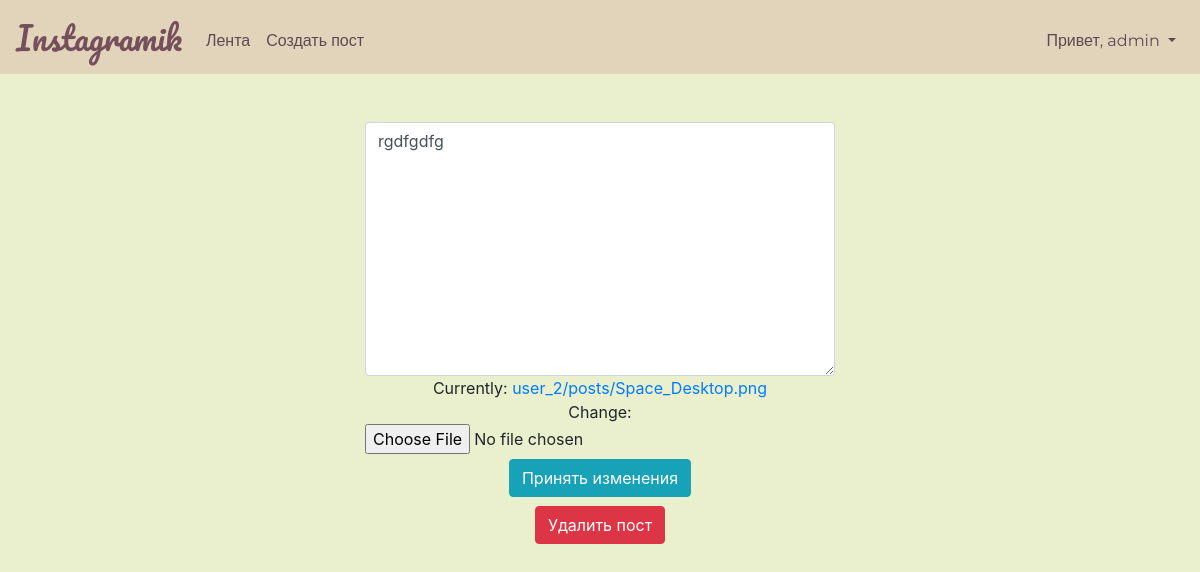
Page /post/3/edit/ (signed in) on the earlier database version.
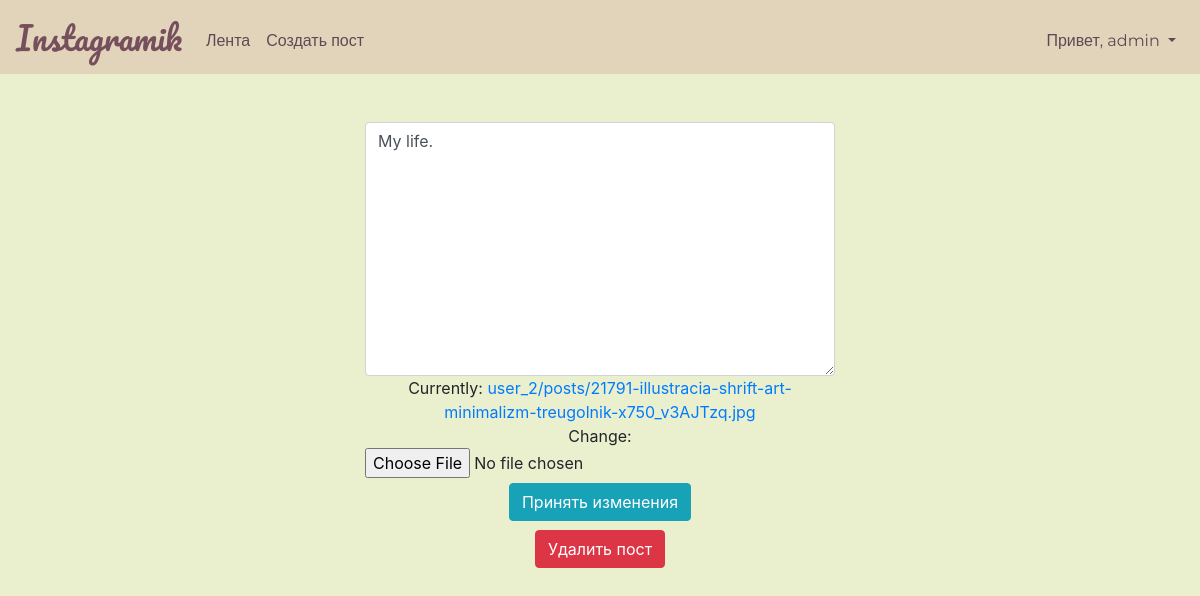
Same page on the later database version.
### core/models.py (models this page shows, shortened)
class Post(models.Model):
    author = models.ForeignKey(User, on_delete=models.CASCADE)
    description = models.TextField(max_length=1000, blank=True)
    image = models.ImageField(upload_to=user_directory_path)
    likes = models.ManyToManyField(User, related_name='users_likes_it', blank=True)
    date_pub = models.DateTimeField(auto_now_add=True)
    date_edit = models.DateTimeField(auto_now=True)

### core/views.py (the view, shortened to what this page needs)
# urls.py: path('post/<int:post_id>/edit/', login_required(views.EditPostView.as_view()), name='post_edit'),
class EditPostView(UpdateView):
    model = models.Post
    pk_url_kwarg = 'post_id'
    template_name = 'core/post_edit.html'
    form_class = PostForm
    def dispatch(self, request, *args, **kwargs):
        obj = self.get_object()
        if obj.author != self.request.user:
            raise PermissionDenied("You are not author of this post")
        return super(EditPostView, self).dispatch(request, *args, **kwargs)

### core/forms.py (shortened to what this page needs)
class PostForm(forms.ModelForm):
    max_size_img = 5
    class Meta:
        model = Post
        fields = ['description', 'image']
        labels = {
            'description': 'Описание поста',
            'image': 'Выберите файл',
        }
        widgets = {
            'description': forms.Textarea(attrs={'class': 'form-control', 'placeholder': 'Описание поста'}),
            'image': forms.ClearableFileInput(attrs={'type': "file", 'class': "form-control-file"})
        }

### core/templates/core/post_edit.html (shortened to what this page needs)
{% extends 'base.html' %}
{% block content %}
<div class='container create_post mx-auto text-center'>
    <form method="post" enctype="multipart/form-data">{% csrf_token %}
        {% for field in form %}
            {{field}}
        {% endfor %}
    <button type="submit" class="btn btn-info text-center" > Принять изменения </button>
    </form>
    <form action ='{% url 'core:delete_post' post.id %}' method="get">
            <button type="submit" class='btn btn-danger'> Удалить пост </button>
    </form>
</div>
{% endblock %}

### core/templates/base.html (shortened to what this page needs)
<!DOCTYPE html>
{% load static %}
<html lang="en">
  <head>
    <link rel="stylesheet" href="https://maxcdn.bootstrapcdn.com/bootstrap/4.0.0/css/bootstrap.min.css">
    <link rel="stylesheet" href="https://use.fontawesome.com/releases/v5.7.0/css/all.css">
    <link rel="stylesheet" type="text/css" href="{% static 'core/css/style.css' %}">
  </head>
<body>
<nav class="navbar navbar-expand-lg">
  <a class="navbar-brand" href="{% url 'core:index' %}"> Instagramik </a>
  <div class="collapse navbar-collapse" id="navbarSupportedContent">
    <ul class="navbar-nav mr-auto">
      <li class="nav-item">
        <a class="nav-link" href="{% url 'core:feed' %}"> Лента </a>
      </li>
      <li class="nav-item">
        <a class="nav-link" href="{% url 'core:post_create' %}"> Создать пост </a>
      </li>
    </ul>
    <ul class="navbar-nav ml-auto">
        {% if user.is_authenticated %}
            <li class="nav-item dropdown">
            <a class="nav-link dropdown-toggle" href="#" id="navbarDropdown" role="button" data-toggle="dropdown" aria-haspopup="true" aria-expanded="false">
              Привет, {{ user.username }}
            </a>
        {% endif %}
    </ul>
  </div>
</nav>
{% block content %}
{% endblock content%}
</body>
</html>

### core/static/core/css/style.css (style rules this page uses)
body { background-color: #EAF0CE !important; }
.navbar { background-color: #E2D4BA; }
.navbar-brand { font-family: 'Pacifico', cursive; font-size: 2rem; color: #754F5B !important; }
.nav-link { text-decoration: none; color: #5D4954; font-family: 'Montserrat', sans-serif; font-size: 1rem; padding-top: 1rem; }
.create_post, .edit-profile { padding-top: 3rem; width: 500px; height: 500px; }
.btn { margin-top:0.3rem !important; margin-bottom:0.3rem !important; }

Differences in the rows shown:
changed Post: description "rgdfgdfg" → "My life."
Other differences:
text no longer shown: "Currently: user_2/posts/Space_Desktop.png Change:"
text now shown: "Currently: user_2/posts/21791-illustracia-shrift-art-minimalizm-treugolnik-x750_v3AJTzq.jpg Change:"
